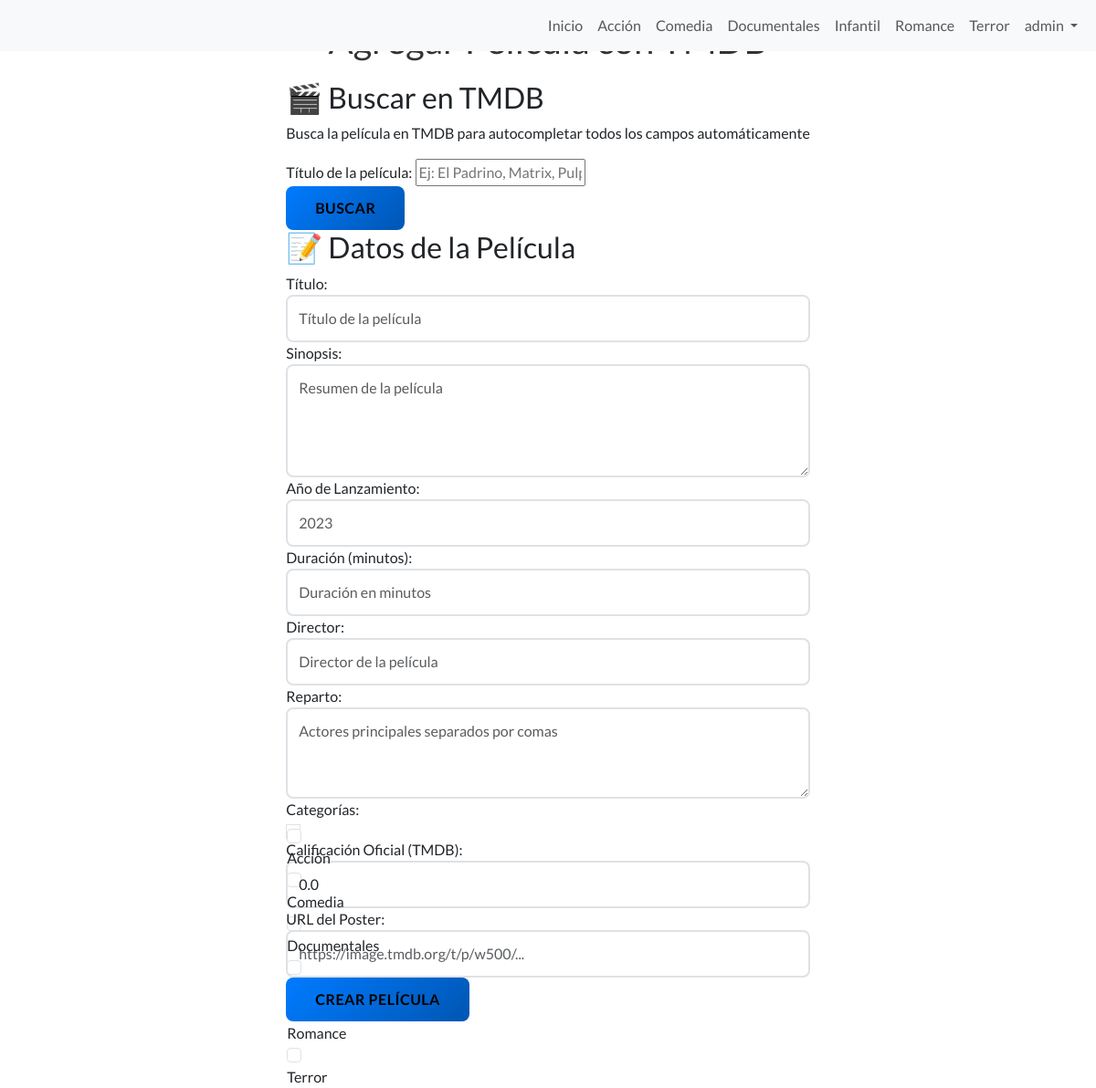
Screenshot of /tmdb/agregar-pelicula/ (signed in) with the database file from the repository.
### core/models.py (models this page shows)
class Categoria(models.Model):
    nombre = models.CharField(max_length=50, unique=True)
    slug = models.SlugField(unique=True)
    descripcion = models.TextField(blank=True)
    class Meta:
        verbose_name = "Categoría"
        verbose_name_plural = "Categorías"
        ordering = ['nombre']
    def __str__(self):
        return self.nombre

### core/tmdb_views.py (the view)
# urls.py: path('tmdb/agregar-pelicula/', tmdb_views.agregar_pelicula_con_tmdb, name='tmdb_agregar_pelicula'),
@staff_member_required
def agregar_pelicula_con_tmdb(request):
    if request.method == 'POST':
        form = PeliculaForm(request.POST)
        if form.is_valid():
            pelicula = form.save()
            messages.success(request, f'Película "{pelicula.titulo}" creada exitosamente.')
            return redirect('tmdb_agregar_pelicula')  # Redirigir a la misma página para añadir otra
        else:
            messages.error(request, 'Hay errores en el formulario. Revisa los datos.')
    else:
        form = PeliculaForm()
    categorias = Categoria.objects.all()
    context = {
        'form': form,
        'categorias': categorias,
        'title': 'Agregar Película con TMDB'
    }
    return render(request, 'core/admin/agregar_pelicula_tmdb.html', context)

### core/context_processors.py (called while the page is built)
def categorias_context(request):
    categorias = Categoria.objects.all().order_by('nombre')
    return {
        'categorias_nav': categorias
    }

### core/templates/core/admin/agregar_pelicula_tmdb.html (shortened to what this page needs)
{% extends 'core/base.html' %}
{% block content %}
<div class="admin-container">
    <h1>{{ title }}</h1>
    <div class="tmdb-search-section">
        <h2>🎬 Buscar en TMDB</h2>
        <p>Busca la película en TMDB para autocompletar todos los campos automáticamente</p>
        <div class="search-form">
            <div class="search-input-group">
                <label for="tmdb-search">Título de la película:</label>
                <input type="text" id="tmdb-search" placeholder="Ej: El Padrino, Matrix, Pulp Fiction...">
            </div>
            <button type="button" id="btn-buscar-tmdb" class="btn-primary">Buscar</button>
        </div>
    </div>
    <div class="form-section">
        <h2>📝 Datos de la Película</h2>
        <form method="post" id="pelicula-form">
            <div class="form-group">
                <label for="{{ form.titulo.id_for_label }}">Título:</label>
                {{ form.titulo }}
            </div>
            <div class="form-group">
                <label for="{{ form.sinopsis.id_for_label }}">Sinopsis:</label>
                {{ form.sinopsis }}
            </div>
            <div class="form-group">
                <label for="{{ form.año.id_for_label }}">Año de Lanzamiento:</label>
                {{ form.año }}
            </div>
            <div class="form-group">
                <label for="{{ form.duracion.id_for_label }}">Duración (minutos):</label>
                {{ form.duracion }}
            </div>
            <div class="form-group">
                <label for="{{ form.director.id_for_label }}">Director:</label>
                {{ form.director }}
            </div>
            <div class="form-group">
                <label for="{{ form.reparto.id_for_label }}">Reparto:</label>
                {{ form.reparto }}
            </div>
            <div class="form-group">
                <label for="{{ form.categorias.id_for_label }}">Categorías:</label>
                {{ form.categorias }}
            </div>
            <div class="form-group">
                <label for="{{ form.calificacion_oficial.id_for_label }}">Calificación Oficial (TMDB):</label>
                {{ form.calificacion_oficial }}
            </div>
            <div class="form-group">
                <label for="{{ form.poster.id_for_label }}">URL del Poster:</label>
                {{ form.poster }}
            </div>
            <button type="submit" class="btn-primary">Crear Película</button>
        </form>
    </div>
</div>
{% endblock %}

### core/templates/core/base.html (shortened to what this page needs)
{% load static %}
<!DOCTYPE html>
<html lang="es">
<head>
    <link href="https://cdn.jsdelivr.net/npm/bootstrap@5.3.7/dist/css/bootstrap.min.css"
          rel="stylesheet"
>
    <link rel="stylesheet" href="https://cdn.jsdelivr.net/npm/sweetalert2@11/dist/sweetalert2.min.css">
    <link rel="stylesheet" href="{% static 'core/css/styles.css' %}">
</head>
<body>
    <nav class="navbar navbar-expand-sm bg-body-tertiary w-100 fixed-top">
        <div class="container-fluid">
            <div class="collapse navbar-collapse" id="navbarNav">
                <ul class="navbar-nav ms-auto">
                    <li class="nav-item">
                        <a class="nav-link {% if request.resolver_match.url_name == 'index' %}disabled{% endif %}" href="{% url 'core:index' %}">Inicio</a>
                    </li>
                    {% for categoria in categorias_nav %}
                        <li class="nav-item">
                            <a class="nav-link {% if request.resolver_match.kwargs.categoria_slug == categoria.slug or request.resolver_match.url_name == categoria.slug %}disabled{% endif %}"
                               href="{% url 'core:categoria' categoria.slug %}">{{ categoria.nombre }}</a>
                        </li>
                    {% endfor %}
                    <li class="nav-item dropdown">
                        <a class="nav-link dropdown-toggle" href="#" role="button" data-bs-toggle="dropdown" aria-expanded="false">
                            {% if user.is_authenticated %}
                                {{ user.first_name|default:user.username }}
                            {% else %}
                                Mi Cuenta
                            {% endif %}
                        </a>
                    </li>
                </ul>
            </div>
        </div>
    </nav>
    <main>
        {% block content %}
        {% endblock %}
    </main>
</body>
</html>

### core/static/core/css/styles.css (style rules this page uses)
*::after, *::before { margin: 0; padding: 0; box-sizing: border-box; }
.dropdown-toggle::after { display: inline-block !important; margin-left: 0.255em; vertical-align: 0.255em; content: ""; border-top: 0.3em solid; border-right: 0.3em solid transparent; border-bottom: 0; border-left: 0.3em solid transparent; }
body { margin: 0 auto; max-width:max-content; font-family: 'Lato', sans-serif; background: white; }
h1 { font-family: 'Lato', sans-serif; font-size: 2.5rem; text-align: center; margin: 20px 0; color: #333; }
h2 { text-decoration: none; }
.form-control { border: 2px solid #dee2e6; border-radius: 8px; padding: 0.75rem; font-size: 1rem; transition: all 0.3s ease; }
.btn-primary { background: linear-gradient(135deg, #007bff, #0056b3); border: none; border-radius: 8px; padding: 0.75rem 2rem; font-weight: 600; text-transform: uppercase; letter-spacing: 0.5px; transition: all 0.3s ease; }

### rows the page displays
Categoria: nombre "Acción"
Categoria: nombre "Comedia"
Categoria: nombre "Documentales"
Categoria: nombre "Infantil"
Categoria: nombre "Romance"
Categoria: nombre "Terror"

### other values shown
{{ user.first_name|default:user.username }} "admin"
